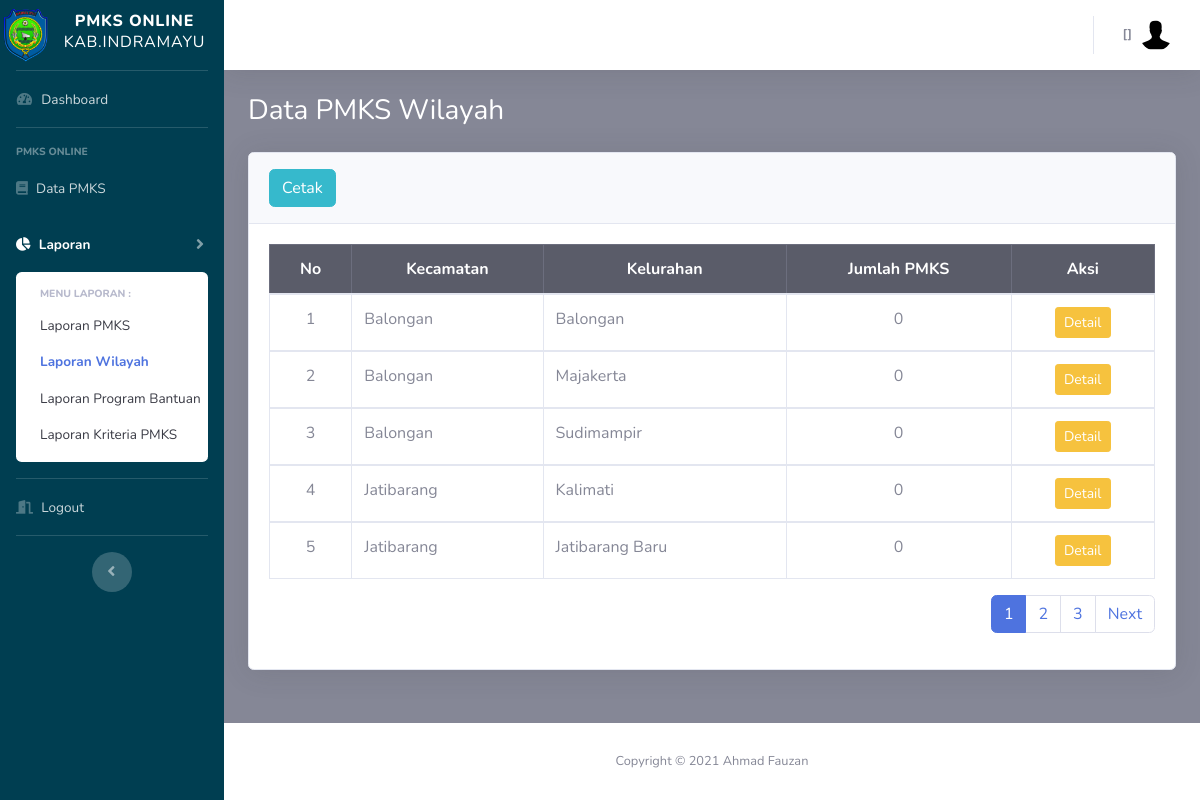
The app's page /pegawai/laporan_wil.php with its own data.
### tables this page shows
CREATE TABLE `desa` (
  `id_desa` int(10) NOT NULL,
  `nm_desa` varchar(25) NOT NULL,
  `id_kec` int(11) NOT NULL,
  `is_delete` int(11) NOT NULL,
  `row_edit` int(11) NOT NULL,
  `creator` int(11) NOT NULL,
  `time_input` datetime NOT NULL DEFAULT current_timestamp()
);

CREATE TABLE `kecamatan` (
  `id_kec` int(11) NOT NULL,
  `nm_kec` varchar(20) NOT NULL,
  `is_delete` int(11) NOT NULL,
  `row_edit` int(11) NOT NULL,
  `creator` int(11) NOT NULL,
  `time_input` datetime NOT NULL DEFAULT current_timestamp()
);

### config.php (called while the page is built, shortened)
<?php
	$database = 'pmks';
?>

### functions.php (called while the page is built, shortened)
<?php
function query($query)
{
	include('config.php');
	$result = mysqli_query($koneksi, $query);
	$rows = [];
	while ($row = mysqli_fetch_assoc($result)) {
		$rows[] = $row;
	}
	return $rows;
}

### pegawai/laporan_wil.php (the view, shortened to what this page needs)
<?php
  include('templetes/sidebar.php');
  include('templetes/topbar.php');
  require_once "../functions.php";
  $jml_DataHalaman = 5;
  $jml_responden = count(query("SELECT a.*,b.id_kec,b.nm_kec,b.is_delete FROM desa a
               INNER JOIN kecamatan b USING (id_kec) WHERE a.is_delete=1 AND b.is_delete=1
               AND a.nm_desa!='Tidak Ada' AND b.nm_kec!='Tidak Ada'
               ORDER BY b.nm_kec ASC"));
  $jml_Halaman = ceil($jml_responden / $jml_DataHalaman);
  $pageAktif = (isset($_GET["page"]) ) ? $_GET["page"] : 1;
  $awaldata = ( $jml_DataHalaman * $pageAktif ) - $jml_DataHalaman;
  $desa=query("SELECT a.*,b.id_kec,b.nm_kec,b.is_delete FROM desa a
               INNER JOIN kecamatan b USING (id_kec) WHERE a.is_delete=1 AND b.is_delete=1
               AND a.nm_desa!='Tidak Ada' AND b.nm_kec!='Tidak Ada'
               ORDER BY b.nm_kec ASC LIMIT $awaldata, $jml_DataHalaman");
?>
        <div class="container-fluid">
          <h1 class="h3 mb-4 text-judul">Data PMKS Wilayah</h1>
              <div class="card shadow mb-2">
                <div class="card-header py-3">
                  <a href="../cetak_wil.php" target="_blank" class="btn btn-info"> Cetak</a>
                </div>
                <div class="card-body">
                <div class="table-responsive">
                <table class="table table-bordered" width="100%" cellspacing="0">
                  <thead class="table-dark">
                    <tr>
                      <th class="text-center">No</th>
                      <th class="text-center">Kecamatan</th>
                      <th class="text-center">Kelurahan</th>
                      <th class="text-center">Jumlah PMKS</th>
                      <th class="text-center">Aksi</th>
                    </tr>
                  </thead>
                  <?php $i=$awaldata+1; ?>
                  <?php foreach ($desa as $row):
                    $id_desa = $row['id_desa'];
                    $jml_pmks = count(query("SELECT a.*,d.is_delete FROM pmks a
                     INNER JOIN kk d USING (id_kk)
                     WHERE a.is_delete = 1 AND d.is_delete = 1 AND a.id_desa=$id_desa"));
                    ?>
                    <tbody>
                      <tr>
                        <td class="text-center"><?=$i;?></td>
                        <td class="text-left"><?=$row['nm_kec'];?></td>
                        <td class="text-left"><?=$row['nm_desa'];?></td>
                        <td class="text-center"><?=$jml_pmks ?></td>
                        <td class="text-center">
                         <a href="laporan_wil_detail.php?id=<?=$id_desa ?>" class="btn btn-warning btn-sm">Detail</a>
                        </td>
                      </tr>
                      <?php $i++;?>
                    <?php endforeach; ?>
                  </tbody>
                </table>
                <nav aria-label="Page navigation example">
                  <ul class="pagination float-right">
                    <?php for ($i=1; $i <= $jml_Halaman; $i++) : ?>
                      <?php if ($i == $pageAktif) : ?>
                        <li class="page-item active"><a class="page-link" href="?page=<?=$i; ?>"><?=$i; ?></a></li>
                        <?php else : ?>
                          <li class="page-item"><a class="page-link" href="?page=<?=$i; ?>"><?=$i; ?></a></li>
                        <?php endif; ?>
                      <?php endfor; ?>
                      <?php if ($pageAktif < $jml_Halaman) : ?>
                        <li class="page-item"><a class="page-link" href="?page=<?=$pageAktif+1; ?>">Next</a></li>
                      <?php endif; ?>
                    </ul>
                  </nav>
                </div>
              </div>
            </div>
        </div>
      </div>
<?php include('templetes/footer.php');?>

### pegawai/templetes/sidebar.php (style rules this page uses)
.text-judul { color: #ffffff; }

### records on screen
desa: id_kec.nm_kec "Balongan", nm_desa "Balongan", jml_pmks "0"
desa: id_kec.nm_kec "Balongan", nm_desa "Majakerta", jml_pmks "0"
desa: id_kec.nm_kec "Balongan", nm_desa "Sudimampir", jml_pmks "0"
desa: id_kec.nm_kec "Jatibarang", nm_desa "Kalimati", jml_pmks "0"
desa: id_kec.nm_kec "Jatibarang", nm_desa "Jatibarang Baru", jml_pmks "0"
